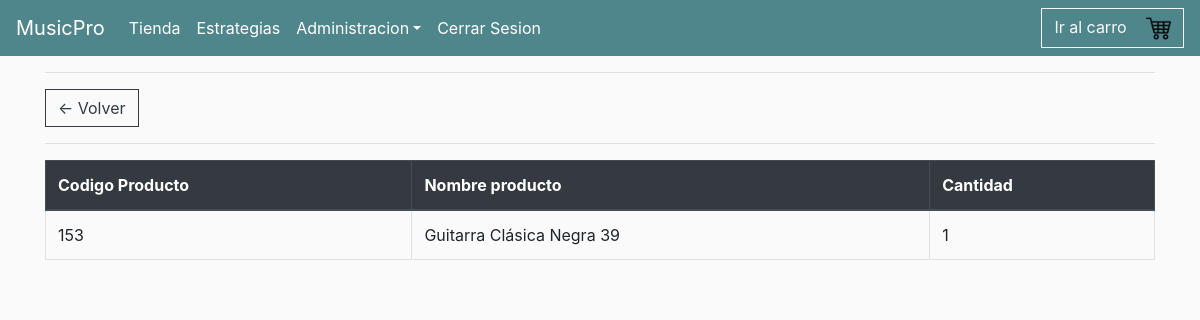
/orden/81/ (signed in), run on the app's committed database.
### TiendaMPRO/models.py (models this page shows, shortened)
class ProductoPedido(models.Model):
    producto = models.ForeignKey(Producto, on_delete=models.SET_NULL, blank=True, null=True)
    orden = models.ForeignKey(OrdenDeCompra, on_delete=models.SET_NULL, blank=True, null=True)
    cantidad = models.IntegerField(default=0, null=True, blank=True)
    fecha_pedido = models.DateTimeField(auto_now_add=True)

class Producto(models.Model):
    nom_prod = models.CharField(validators=[MinLengthValidator(3)], max_length=40,verbose_name="Nombre de Producto")
    tipo_prod = models.ForeignKey(TipoProducto, on_delete=models.CASCADE)
    descripcion = models.TextField(max_length=1500,null=True,blank=True)
    precio = models.FloatField(default=0.0)
    imagen = models.ImageField(upload_to="images/producto",null=True,blank=True)

### TiendaMPRO/views.py (the view)
# urls.py: path('orden/<int:pk>/', views.detalleOrden, name='ordenPedido'),
def detalleOrden(request, pk):
    order = OrdenDeCompra.objects.get(id = pk)
    items = order.productopedido_set.all()
    context={'items': items, 'orden' : order}
    return render (request, 'TiendaMPRO/detallesOrden.html', context)

### TiendaMPRO/models.py (called while the page is built)
    def __str__(self):
        return f'{self.nombre}'

    @property
    def is_staff(self):
        return self.usuario_admin

### TiendaMPRO/templates/TiendaMPRO/detallesOrden.html (shortened to what this page needs)
{% extends 'TiendaMPRO/main.html' %}
{% load static %}
{% block content %}
<hr>
<a class="btn btn-outline-dark" href="{% url 'ordenes_bodega' %}">&#x2190; Volver</a>
<hr>
<table class="table table-bordered">
    <thead class="thead-dark">
      <tr>
        <th scope="col">Codigo Producto</th>
        <th scope="col">Nombre producto</th>
        <th scope="col">Cantidad</th>
      </tr>
    </thead>
    <tbody>
        {% for item in items %}
            <tr>
                <td data-label="Codigo Producto">{{item.id}}</td>
                <td data-label="Nombre Producto">{{item.producto.nom_prod}}</td>
                <td data-label="Codigo Producto">{{item.cantidad}}</td>
            </tr>
        {% endfor %}
    </tbody>
  </table>
{% endblock %}

### TiendaMPRO/static/css/main.css (style rules this page uses)
body { background-color: hsl(0, 0%, 98%); }
.btn { border-radius: 0; }

### data on the page
ProductoPedido: id "153", producto.nom_prod "Guitarra Clásica Negra 39", cantidad "1"
